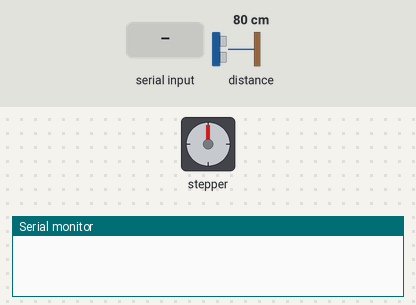
A sketch run on a simulated Arduino Uno, built with avr-gcc and run on an emulated ATmega328P. Shown: stepper motor, the last lines printed to the serial monitor. The test bench sets the inputs (shaded band); at power-on: distance to the obstacle 80 cm. Stepper angles assume 4075 steps per turn.

Above: at 1.2 s.
1.3 s: "1" received over Serial
At 1.85 s:
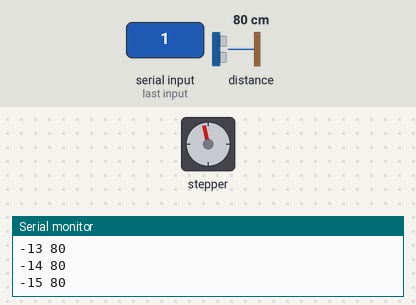
At 2.64 s:
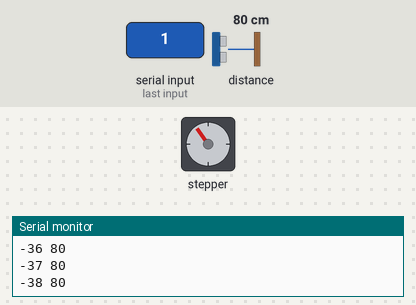
4.3 s: "2" received over Serial
At 4.49 s:
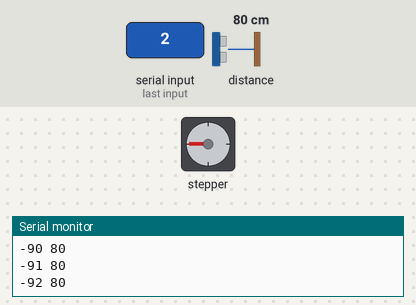
7.3 s: distance to the obstacle set to 120 cm
At 7.56 s:
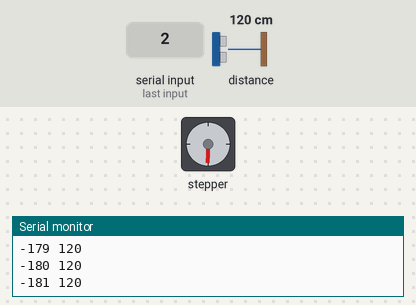
10.3 s: "3" received over Serial
13.3 s: "x" received over Serial
16.3 s: distance to the obstacle set to 2 cm
Timing chart, 0 to 20.3 s (numbered marks = the images above; inputs shaded):
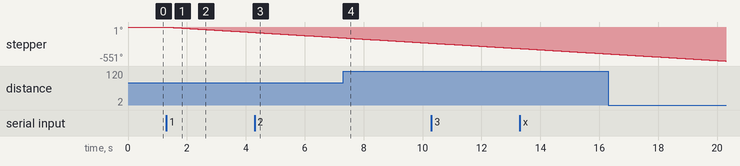

The sketch:

Lidar_Mounted_V_01.ino
```cpp
#include <CustomStepper.h>
#include <Wire.h>
#include <LIDARLite.h>

CustomStepper stepper(8, 9, 10, 11);
LIDARLite myLidarLite;

boolean rotatedeg = false;
int degree = 1;
int turn = 0;
int angle = 0;
boolean direc = false;

void setup()
{
  Serial.begin(115200);
  myLidarLite.begin();
  stepper.setRPM(12);
  stepper.setSPR(4075.7728395);
  stepper.isDone();
  stepper.setDirection(CCW);
}

void loop()
{

//
  if(stepper.isDone()){
    rotatedeg = false;
  }


   char c;
   c = Serial.read();

  if(c == 'x'){
    angle = 0;
    Serial.println("angle cleared");
  }


   if(c == 'c'){
    stepper.setDirection(CCW);
    Serial.println("now turning Counter Clockwise");
    angle = 360;
    direc = false;
   }

   if(c == 'v'){
    stepper.setDirection(CW);
        Serial.println("now turning Clockwise");
     angle = 0;
     direc = true;
   }


   if(c == '1'){
    rotatedeg = false;
    turn = 90;
   }

     if(c == '2'){
    rotatedeg = false;
    turn = 180;
   }

      if(c == '3'){
    rotatedeg = false;
    turn = 360;
   }

         if(c == '4'){
    rotatedeg = false;
    turn = 5;
   }

         if(c == '5'){
    rotatedeg = false;
    turn = 10;
   }

      if(c == '6'){
    rotatedeg = false;
    turn = 15;
   }

         if(c == '7'){
    rotatedeg = false;
    turn = 25;
   }

  if (stepper.isDone() && rotatedeg == false && turn > 0)
  {
    Serial.print(angle);
    Serial.print(" ");
    Serial.println(myLidarLite.distance());
    stepper.rotateDegrees(degree);
    rotatedeg = true;

    turn--;
    if(direc == false){
      angle--;
    }else if(direc == true){
      angle++;
    }

    if(turn == 0){
      Serial.println('q');
    }

  }
  stepper.run();
}
```

Measured:
- after the input at 1.3 s, stepper: keeps turning counter-clockwise at about 29°/s, starting at once
